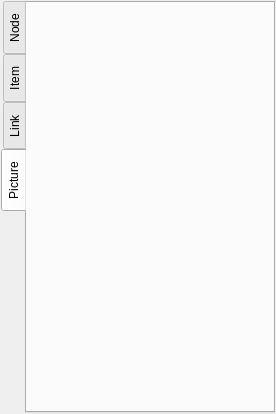
<?xml version="1.0" encoding="UTF-8"?>
<ui version="4.0">
 <class>DAWorkFlowNodeItemSettingWidget</class>
 <widget class="QWidget" name="DAWorkFlowNodeItemSettingWidget">
  <property name="geometry">
   <rect>
    <x>0</x>
    <y>0</y>
    <width>276</width>
    <height>414</height>
   </rect>
  </property>
  <property name="windowTitle">
   <string>Node Setting</string>
  </property>
  <layout class="QVBoxLayout" name="verticalLayout">
   <property name="spacing">
    <number>1</number>
   </property>
   <property name="leftMargin">
    <number>1</number>
   </property>
   <property name="topMargin">
    <number>1</number>
   </property>
   <property name="rightMargin">
    <number>1</number>
   </property>
   <property name="bottomMargin">
    <number>1</number>
   </property>
   <item>
    <widget class="QTabWidget" name="tabWidget">
     <property name="tabPosition">
      <enum>QTabWidget::West</enum>
     </property>
     <property name="currentIndex">
      <number>3</number>
     </property>
     <property name="documentMode">
      <bool>false</bool>
     </property>
     <widget class="DA::DANodeSettingWidget" name="tabNodeSetting">
      <attribute name="icon">
       <iconset resource="icon.qrc">
        <normaloff>:/DAGui/icon/setting-node.svg</normaloff>:/DAGui/icon/setting-node.svg</iconset>
      </attribute>
      <attribute name="title">
       <string>Node</string>
      </attribute>
     </widget>
     <widget class="DA::DANodeItemSettingWidget" name="tabItemSetting">
      <attribute name="icon">
       <iconset resource="icon.qrc">
        <normaloff>:/DAGui/icon/setting-item.svg</normaloff>:/DAGui/icon/setting-item.svg</iconset>
      </attribute>
      <attribute name="title">
       <string>Item</string>
      </attribute>
     </widget>
     <widget class="DA::DANodeLinkItemSettingWidget" name="tabLinkSetting">
      <attribute name="icon">
       <iconset resource="icon.qrc">
        <normaloff>:/DAGui/icon/setting-link.svg</normaloff>:/DAGui/icon/setting-link.svg</iconset>
      </attribute>
      <attribute name="title">
       <string>Link</string>
      </attribute>
     </widget>
     <widget class="DA::DAGraphicsPixmapItemSettingWidget" name="tabPictureItemSetting">
      <attribute name="icon">
       <iconset resource="icon.qrc">
        <normaloff>:/DAGui/icon/picture.svg</normaloff>:/DAGui/icon/picture.svg</iconset>
      </attribute>
      <attribute name="title">
       <string>Picture</string>
      </attribute>
     </widget>
    </widget>
   </item>
  </layout>
 </widget>
 <customwidgets>
  <customwidget>
   <class>DA::DANodeSettingWidget</class>
   <extends>QWidget</extends>
   <header>DANodeSettingWidget.h</header>
   <container>1</container>
  </customwidget>
  <customwidget>
   <class>DA::DANodeItemSettingWidget</class>
   <extends>QWidget</extends>
   <header>DANodeItemSettingWidget.h</header>
   <container>1</container>
  </customwidget>
  <customwidget>
   <class>DA::DANodeLinkItemSettingWidget</class>
   <extends>QWidget</extends>
   <header>DANodeLinkItemSettingWidget.h</header>
   <container>1</container>
  </customwidget>
  <customwidget>
   <class>DA::DAGraphicsPixmapItemSettingWidget</class>
   <extends>QWidget</extends>
   <header>DAGraphicsPixmapItemSettingWidget.h</header>
   <container>1</container>
  </customwidget>
 </customwidgets>
 <resources>
  <include location="icon.qrc"/>
 </resources>
 <connections/>
</ui>
